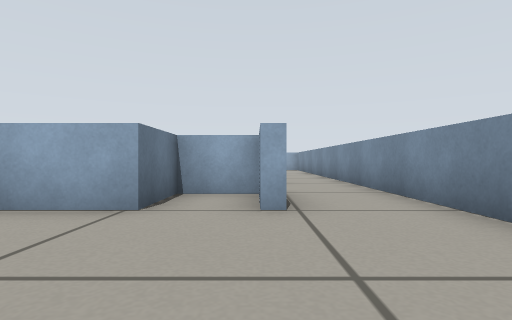
view 1 (above)

24 first-person views from a walk through a world built for the Gazebo simulator. The camera is 0.29 m above the floor, looks level and sees 80° across. The floor is counted in squares, 0.5 m on a side. Each view is taken from the middle of a square. On the plan, view 1 faces up. The plan holds only what a view shows up to about 9 squares ahead; the rest is blank.

view 2
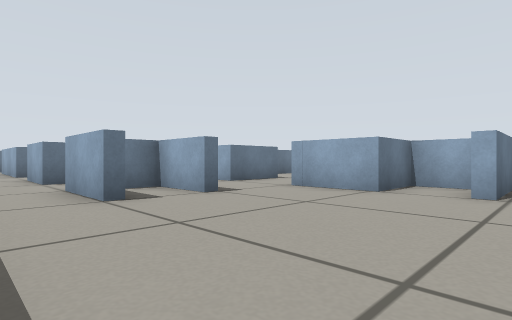

view 3
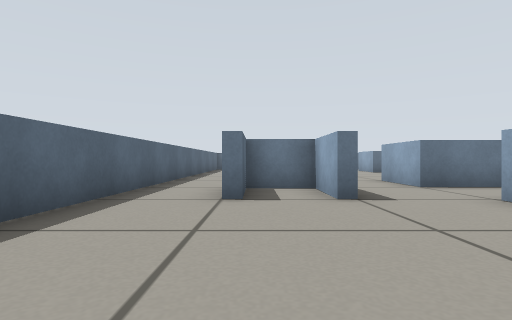

view 4
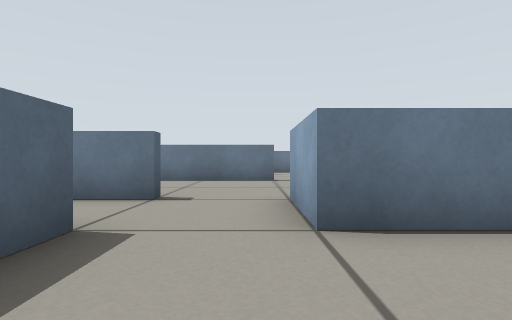

view 5
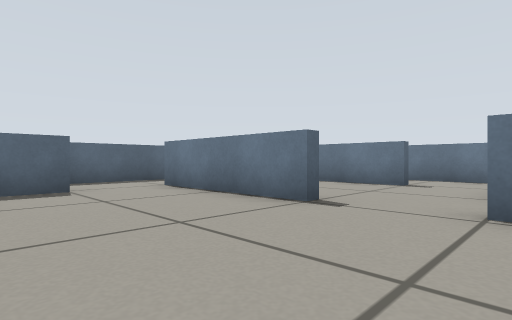

view 6
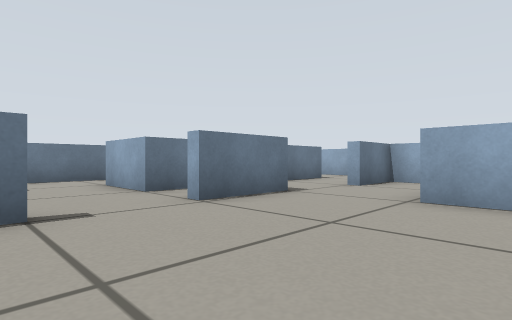

view 7
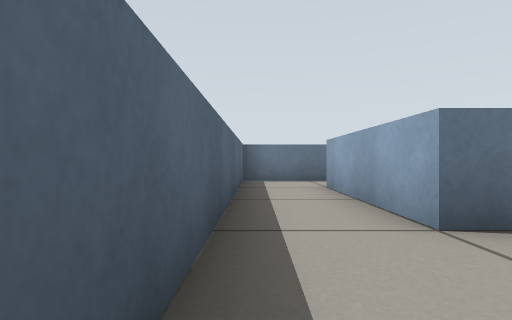

view 8
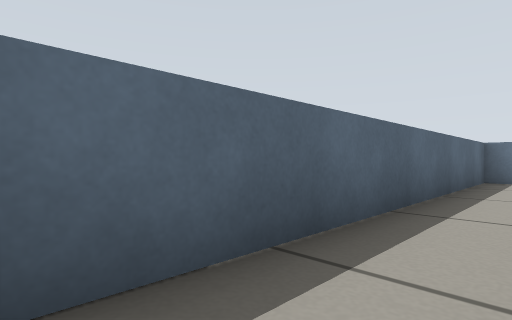

view 9
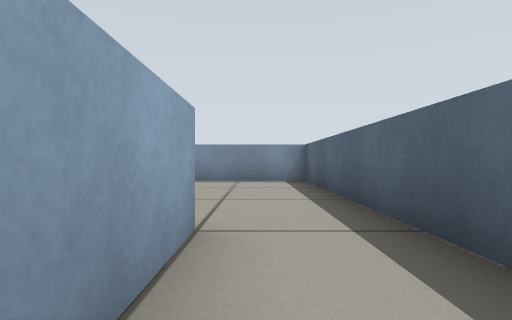

view 10
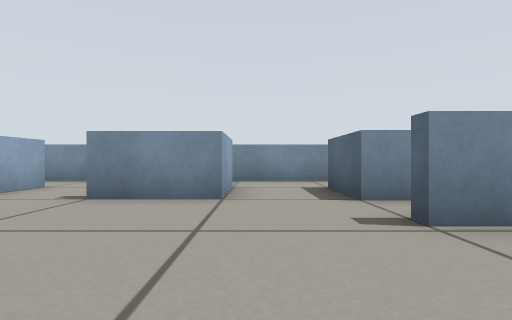

view 11
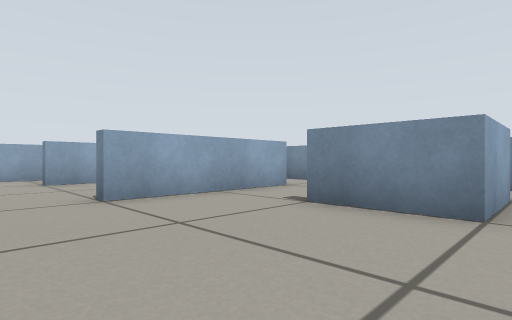

view 12
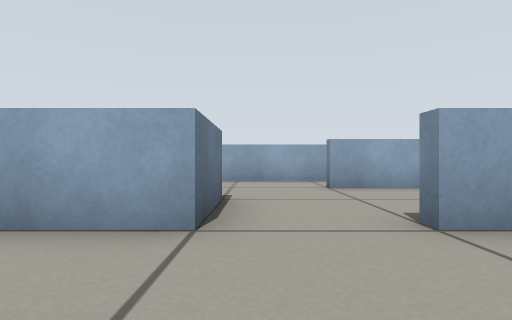

view 13
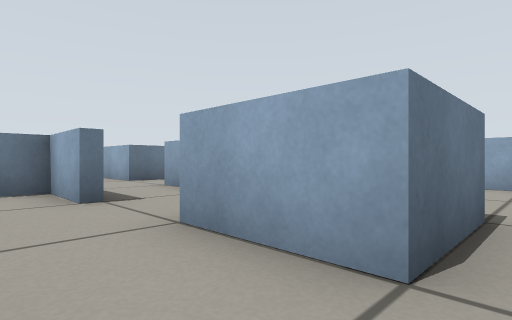

view 14
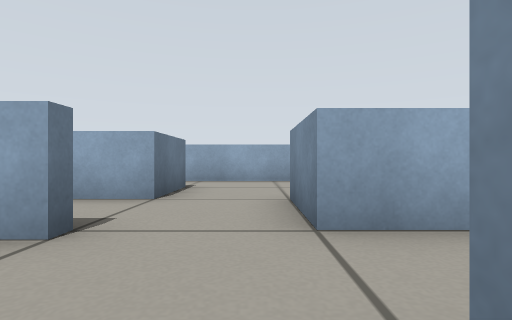

view 15
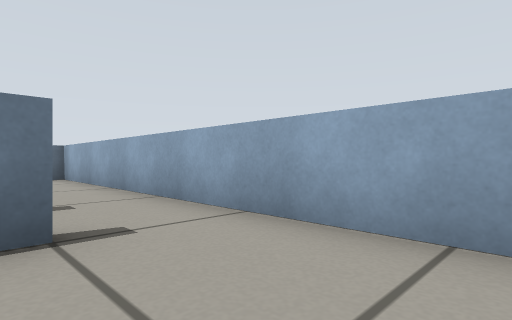

view 16
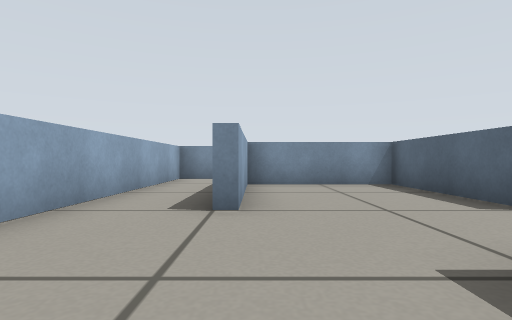

view 17
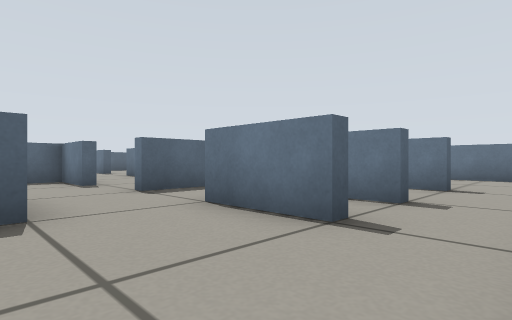

view 18
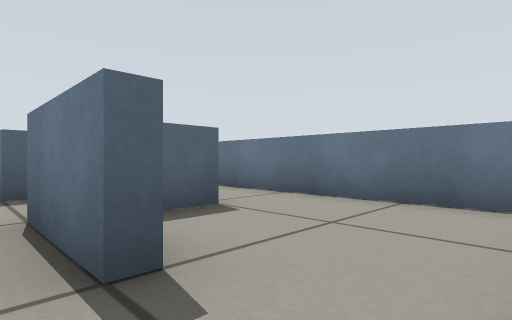

view 19
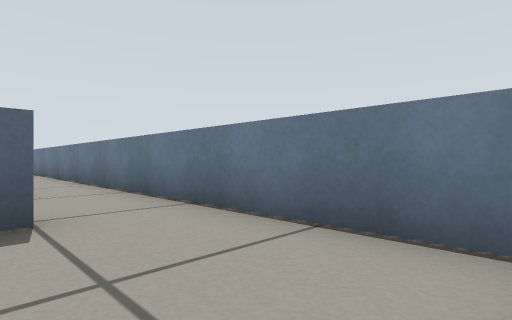

view 20
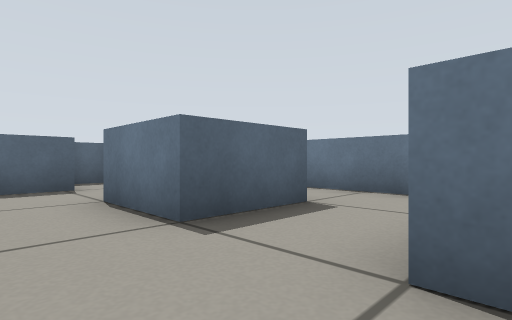

view 21
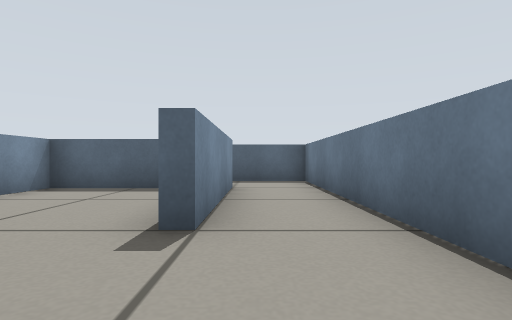

view 22
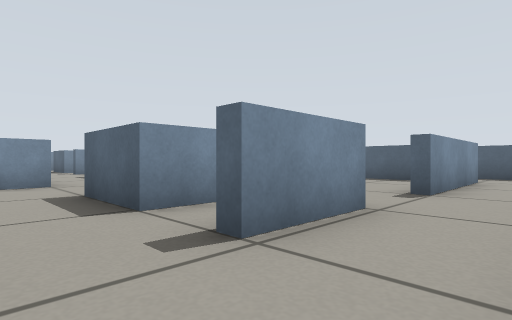

view 23
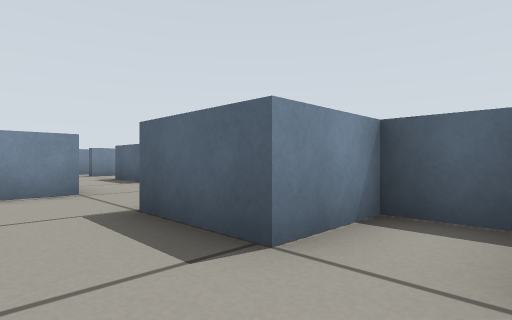

view 24
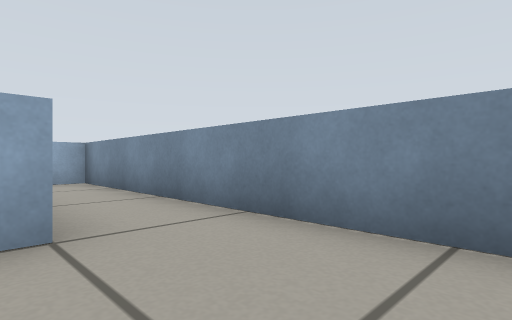

### Floor plan
Ten units are one square. View 1 is at (0, 0); x grows to the right and y downward. Boxes are objects, and circles mark ways between rooms. Rooms are numbered by the first view taken in them; rooms with no view inside come last. Other rooms are left out.
<svg viewBox="-179 -179 208 207">
<path fill="none" stroke="#000" d="M-75 -16 -75 5 -94 5M-55 -15 -48 -15M-95 2 -85 2M-73 -55 -58 -55M-55 -53 -55 -35 -75 -35M-35 5 -55 5M-33 -48 -33 -55M-115 -36 -115 5 -154 5 -154 -35M-84 -75 -94 -75M-13 -35 -34 -35M-115 -75 -115 -55M4 -55 4 -35M-145 -55 -154 -55 -154 -75M-156 -35 -152 -35M24 -28 24 -55M-174 -74 -174 23 24 23 24 -8M-95 -112 -112 -112 -112 -95M-91 -95 -91 -78 -83 -78M-55 -135 -55 -115 -76 -115 -76 -135M-110 -115 -95 -115M-95 -156 -95 -135 -115 -135M-33 -118 2 -118 2 -152 -35 -152M-94 -75 -94 -86M-135 -155 -135 -135 -142 -135M-155 -115 -135 -115 -135 -95M-156 -138 -146 -138M5 -115 -35 -115M-18 -55 4 -55M-148 -58 -137 -58 -137 -75 -115 -75M5 -75 -15 -75 -15 -95M-15 -48 -15 -55M24 -55 24 -174 -174 -174 -174 -74M-152 -35 -152 -13M-133 -55 -145 -55M-141 2 -118 2 -118 -10"/>
<circle cx="-165" cy="-65" r="3" fill="#2a7"/>
<circle cx="-72" cy="-62" r="3" fill="#2a7"/>
<circle cx="15" cy="-45" r="3" fill="#2a7"/>
<circle cx="-120" cy="-45" r="3" fill="#2a7"/>
<circle cx="-150" cy="-45" r="3" fill="#2a7"/>
<text x="-70" y="-20">1</text>
<text x="-80" y="-120">2</text>
<text x="-140" y="-30">3</text>
</svg>
Room 1 opens to room 2. Room 1 opens to room 3.

Where each view was taken, in squares from view 1:
view 1: 0 up, 0 right, facing up
view 2: 2 down, 1 right, facing up-left
view 3: 0 up, 1 right, facing left
view 4: 3 up, 3 left, facing left
view 5: 6 up, 8 left, facing down-left
view 6: 3 up, 8 left, facing up-left
view 7: 2 down, 9 left, facing left
view 8: 1 down, 8 left, facing down-left
view 9: 1 down, 6 left, facing right
view 10: 7 up, 6 left, facing right
view 11: 7 up, 5 left, facing up-right
view 12: 9 up, 5 left, facing up
view 13: 10 up, 5 left, facing up-left
view 14: 9 up, 8 left, facing up
view 15: 15 up, 7 left, facing up-left
view 16: 15 up, 7 left, facing right
view 17: 17 up, 7 left, facing down-left
view 18: 17 up, 13 left, facing down-left
view 19: 17 up, 15 left, facing down-left
view 20: 14 up, 12 left, facing down-left
view 21: 6 up, 16 left, facing down
view 22: 9 up, 17 left, facing down-right
view 23: 9 up, 15 left, facing down-right
view 24: 9 up, 0 right, facing up-right
